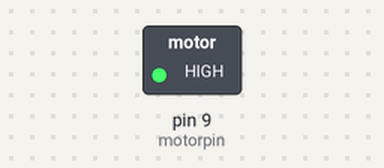
A sketch run on a simulated Arduino Uno, built with avr-gcc and run on an emulated ATmega328P. Shown: switched loads named in the sketch (green lamp = pin HIGH).

Above: at 2.5 s.
At 6.5 s:
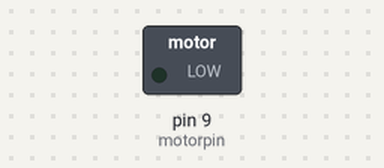
Timing chart, 0 to 10.4 s (numbered marks = the images above):
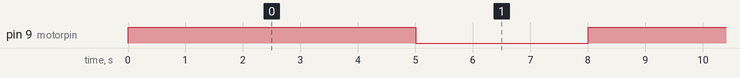

The sketch:

servo_motor.ino
```cpp
int motorpin = 9;
void setup() {
 pinMode(motorpin, OUTPUT);
 }

void loop() {

 motoron();
 delay(5000);

 motoroff();
 delay(3000);


}

void motoron(){

  digitalWrite(motorpin, HIGH);

  }
void motoroff(){

  digitalWrite(motorpin, LOW);

  }
```

Measured:
- by itself, pin 9 (motorpin): alternates HIGH for 5.0 s and LOW for 3.0 s
